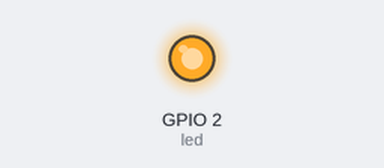
This program was run on a simulated ESP32 board running MicroPython. On the bench: output pins drawn as LEDs (lit = HIGH). WiFi joins after 1.5 s; random numbers come from a fixed seed; the board's own WiFi access point starts at once.

Above: at 5.56 s.
At 36.8 s:
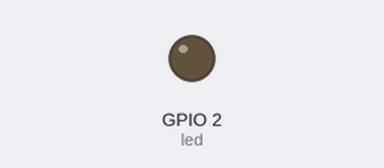
Timing chart, 0 to 40.0 s (numbered marks = the images above):
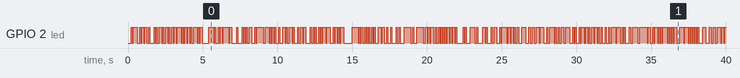

The program:

esp32.py
```python
######## We are in MicroPython ################

import network

station = network.WLAN(network.STA_IF)
station.active(True)
station.connect("YourNetworkName", "YourNetworkPassword")
station.isconnected()
station.ifconfig()

ap= network.WLAN(network.AP_IF)
ap.active(True)
ap.config(essid='ScaryBug')

##### random blinking #######

from machine import Pin
from time import sleep
import random

led = Pin(2, Pin.OUT)

while True :
        r=random.randint(0,1)
        sleep(0.07);led.value(r)
```
